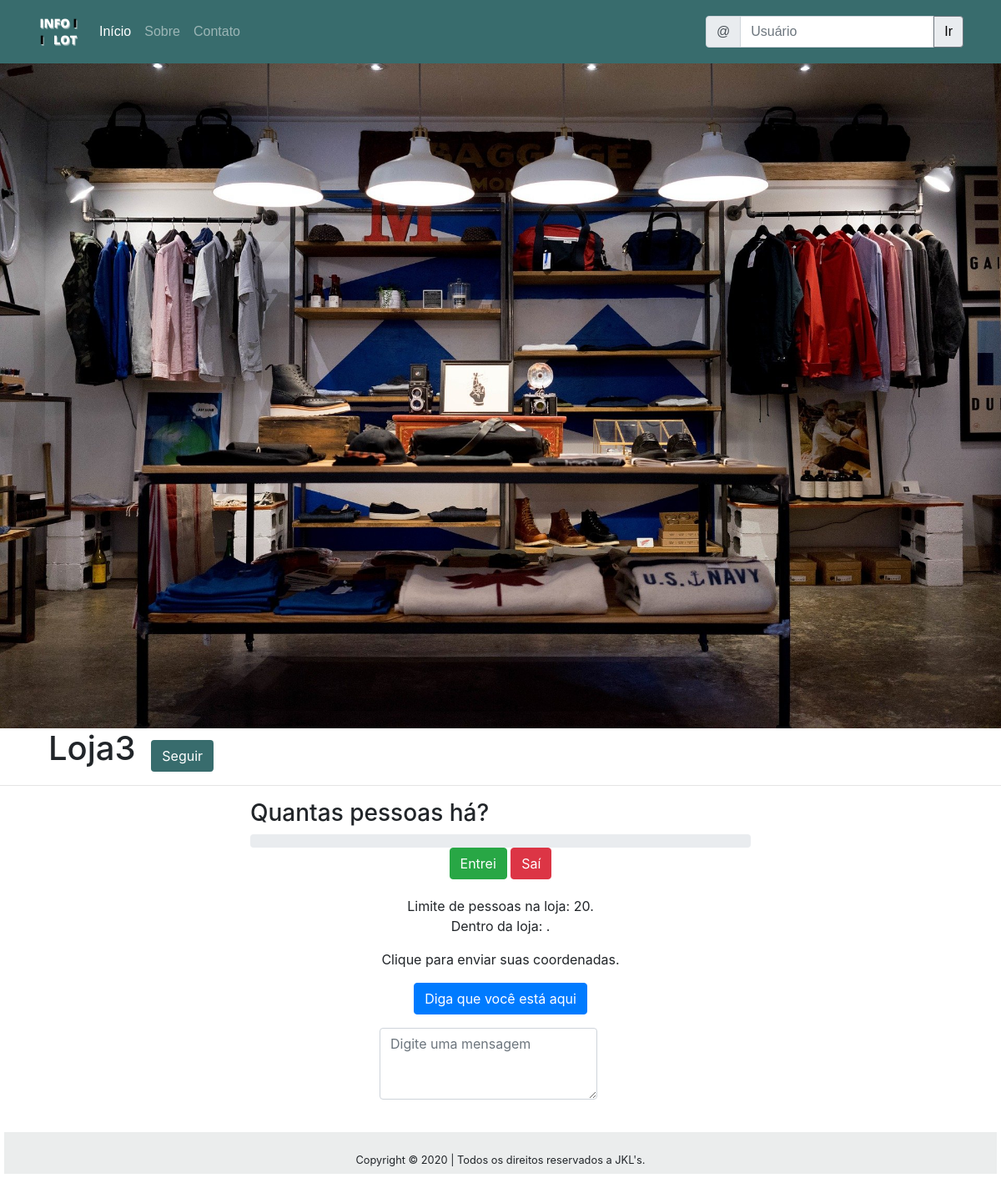
Before: /feed/1 with the older database file.
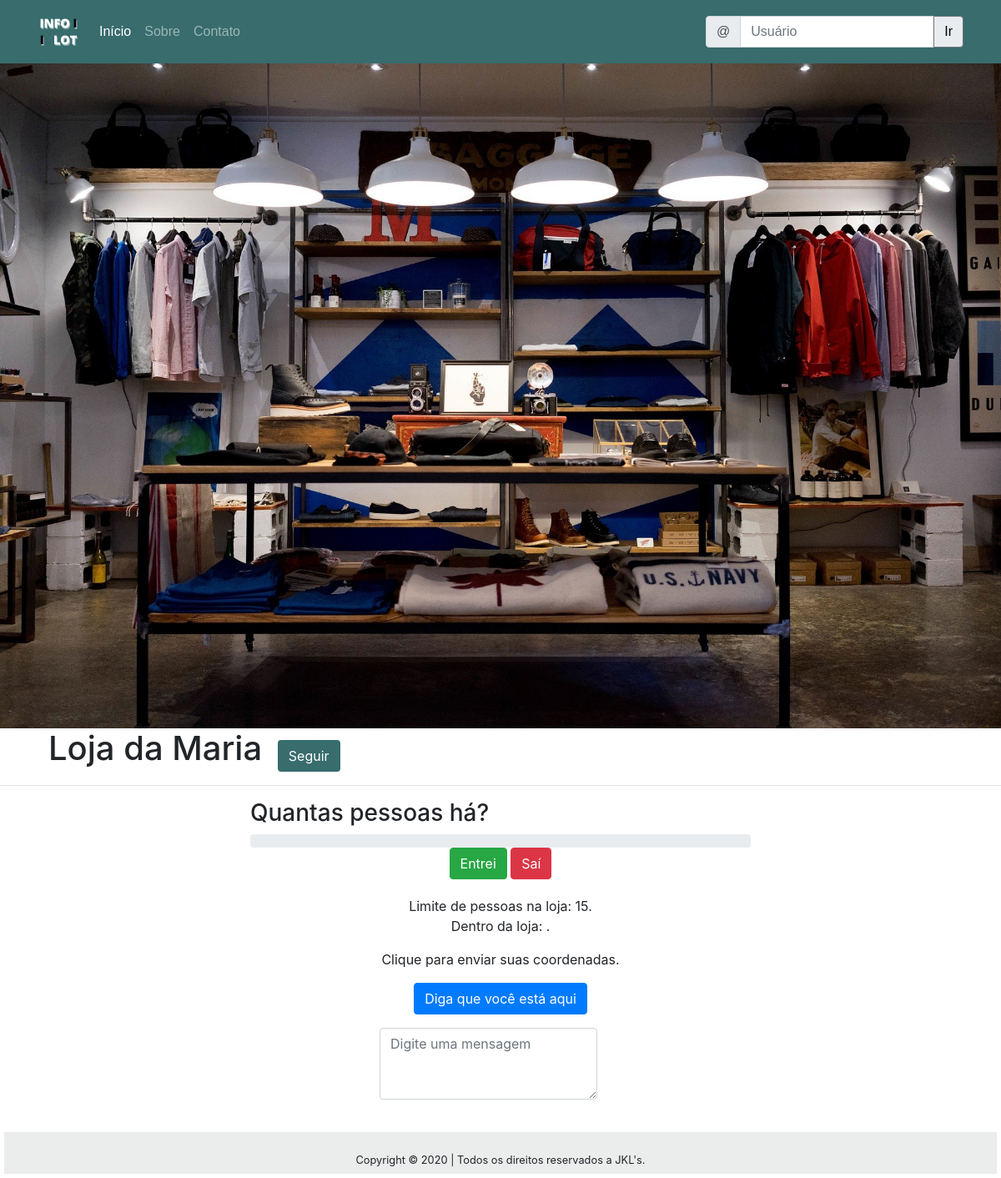
After: the same page with the newer database file.
### rede_social/entidades.py (models this page shows)
class Loja(db.Model):
    id = db.Column(db.Integer, primary_key=True)
    nomeLoja = db.Column(db.String(100), unique=True, nullable=False)
    emailLoja = db.Column(db.String(100), unique=True, nullable=False)
    limite = db.Column(db.Integer, nullable=False)
    cnpj = db.Column(db.String(100), unique=True, nullable=False)
    latitude = db.Column(db.String(100), unique=True, nullable=False)
    longitude = db.Column(db.String(100), unique=True, nullable=False)
    area = db.Column(db.String(100), nullable=False)
    ocupacaoDaLoja = db.Column(db.Integer)
    senhaLoja = db.Column(db.String(100), nullable=False)

### rede_social/routes.py (the view)
@app.route('/feed/<int:id>')
def feed_loja(id):
    qualLoja = Loja.query.get(id)
    return render_template('feed.html',
                            nome = qualLoja.nomeLoja,
                            limite = qualLoja.limite
                            ) #faltando ocupacao, tirei p testar

### rede_social/templates/feed.html (shortened to what this page needs)
{% extends "layout.html" %}
{% block conteudo %}
    <div>
        <img src="../static/img/store-984393_1920.jpg" class="banner" alt="" /><br>
    </div>
    <div>
        <h1 class="p-2 bd-highlight"> {{nome}} </h1>
        <button class="botao btn">Seguir</button>
    </div><hr>
    <div class="progresso-title">
        <h3>Quantas pessoas há?</h3>
    </div>
    <div class="progress progresso text-center">
</div>
<div class="text-center">
    <button class="btn btn-success" onclick="aumenta()">Entrei</button>
    <button class="btn btn-danger" onclick="diminui()">Saí</button>
</div>
    <div class="contador-pessoas text-center">
        Limite de pessoas na loja: {{limite}}.
        <p id="situacao">Dentro da loja: {{ContaUm}}.</p>
        <p>Clique para enviar suas coordenadas.</p>
        <form action="/checking" method="POST">
            <input type="submit" value="Diga que você está aqui" name="check" class="btn btn-primary">
        </form>
    <div class="area-texto">
        <textarea class="form-control" id="exampleFormControlTextarea1" rows="3" placeholder="Digite uma mensagem"></textarea>
    </div>
{% endblock %}

### rede_social/templates/layout.html (shortened to what this page needs)
<!doctype html>
<html lang="pt-br">
  <head>
    <link rel="stylesheet" href="/static/css/bootstrap.min.css">
  </head>
  <header>
    <nav class="navbar fixed-top navbar-expand-lg navbar-dark">
        <div class="container">
  <div class="collapse navbar-collapse" id="navbarTogglerDemo01">
    <a class="navbar-brand" href="{{ url_for('homepage') }}"><img src="../static/img/Design sem nome (1).png" width="50" height="50"></a>
    <ul class="navbar-nav mr-auto mt-2 mt-lg-0">
      <li class="nav-item active">
        <a class="nav-link" href="{{ url_for('homepage') }}">Início <span class="sr-only">(current)</span></a>
      </li>
      <li class="nav-item">
        <a class="nav-link" href="{{ url_for('aboutpage') }}">Sobre</a>
      </li>
      <li class="nav-item">
        <a class="nav-link" href="{{ url_for('contactpage') }}">Contato</a>
      </li>
    </ul>
    <form class="form-inline  my-2 my-lg-0" method="get"
            action="{{ url_for('buscar') }}">
    <div class="input-group">
      <div class="input-group-prepend">
        <span class="input-group-text" id="basic-addon1">@</span>
      </div>
          <input type="text" name="search" class="form-control" placeholder="Usuário" aria-label="Username" aria-describedby="basic-addon1">
          <div class="input-group-append">
            <input class="btn btn-secondary botao-ir" type="submit" value="Ir"/>
            </div>
    </div>
    </form>
  </div>
        </div>
    </nav><br><br><br>
  </header>
  <body>
    <div class="content">
            {% block conteudo %} {% endblock %}
    </div>
  </body><br>
  <footer class="footer">
      <div>
          <small>Copyright &copy 2020 | Todos os direitos reservados a JKL's.</small>
      </div>
  </footer>
</html>

Changed rows visible on the page:
changed Loja: nomeLoja "Loja3" → "Loja da Maria"
Other visible differences:
{{ limite }}: "20" → "15"
